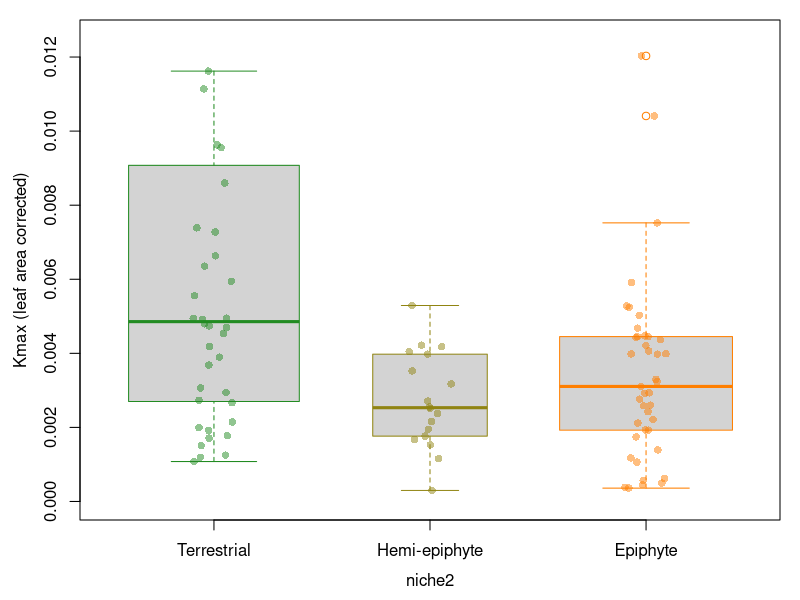

Reproduce this figure in R.
#plot kmax scaled to leaf area from vulnerability curves

kleaf <- read.csv("calculated_data/kleaf.csv")

#reorder from ground to canopy 
kleaf$niche2<-factor(kleaf$niche2, 
                     levels=c("terrestrial", "hemi-epiphyte", "epiphyte"))


#plotbits
boxlabs <- c("Terrestrial", "Hemi-epiphyte", "Epiphyte")

gradient <- colorRampPalette(c("forestgreen","darkorange1"))
palette(gradient(3))
trtcols <- palette(gradient(3))
library(scales)
library(doBy)
trtcols2 <- c(alpha(trtcols[1], .5), alpha(trtcols[2], .5),alpha(trtcols[3], .5))

# windows()
par(mgp=c(2.5,1,0),mar=c(4,4,1,1), cex.lab=1)

#kmax leaf
boxplot(kmax_leaf ~ niche2, data=kleaf, xaxt='n',ylim=c(0, .0125),
        ylab="Kmax (leaf area corrected)",
        varwidth=TRUE,border=trtcols)
axis(1, labels=boxlabs, at=1:3)
stripchart(kmax_leaf ~ niche2, data = kleaf,
           vertical = TRUE, method = "jitter",
           pch = 16,  col= trtcols2, xaxt='n', add=TRUE) 

